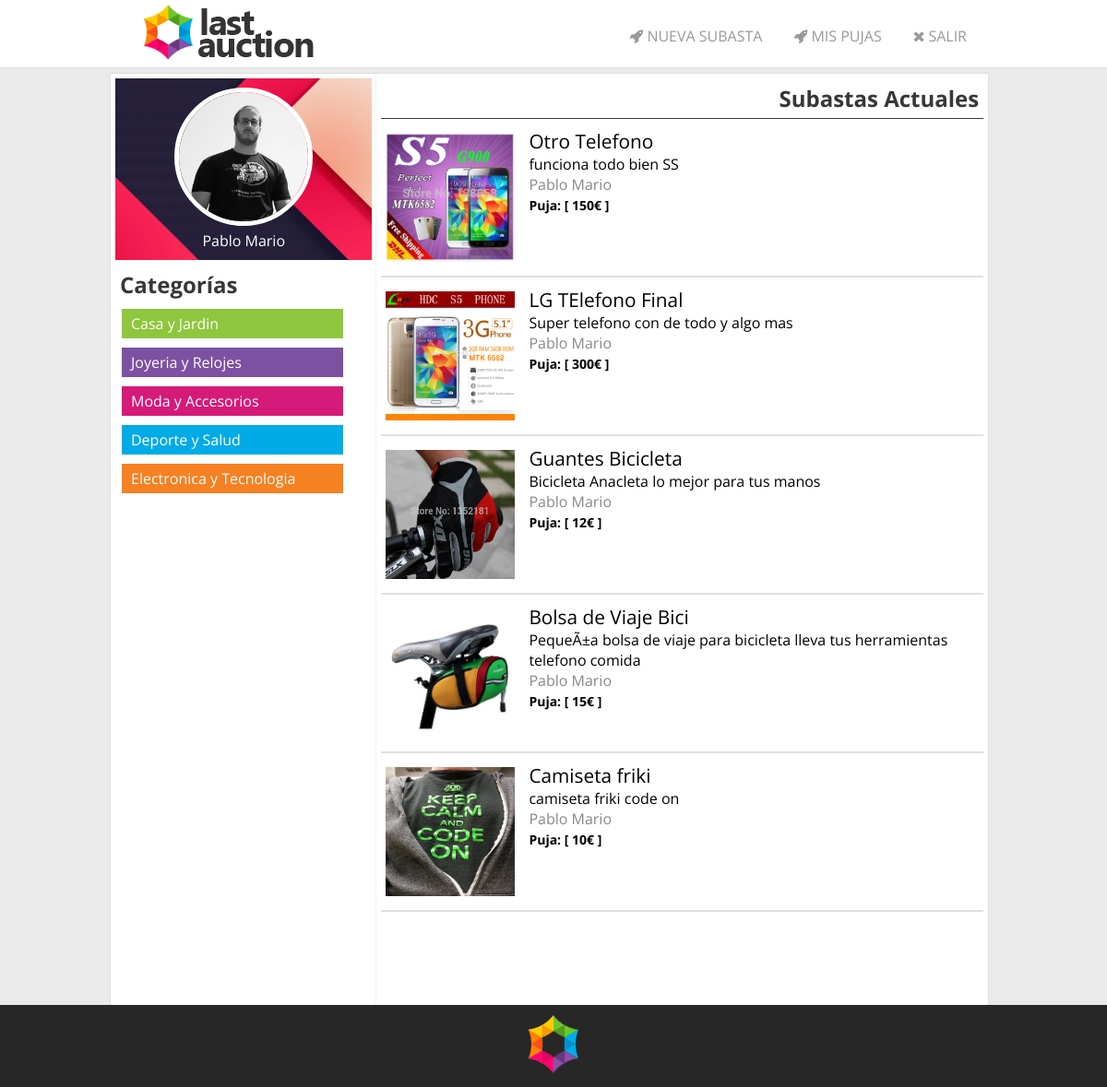
The app's page /subastas.php (signed in) with its own data.
### tables this page shows
CREATE TABLE IF NOT EXISTS `imagenes` (
  `id` int(10) unsigned NOT NULL AUTO_INCREMENT,
  `producto` int(10) unsigned NOT NULL,
  `imagen` varchar(100) NOT NULL,
  PRIMARY KEY (`id`)
);

CREATE TABLE IF NOT EXISTS `productos` (
  `id` int(10) unsigned NOT NULL AUTO_INCREMENT,
  `titulo` varchar(45) NOT NULL,
  `descripcion` varchar(300) NOT NULL,
  `preciominimo` int(10) unsigned NOT NULL,
  `compradirecta` int(10) unsigned NOT NULL,
  `fechainicial` int(10) unsigned NOT NULL,
  `fechafin` int(10) unsigned NOT NULL,
  `estado` int(1) unsigned NOT NULL,
  `usuario` int(10) unsigned NOT NULL,
  PRIMARY KEY (`id`)
);

CREATE TABLE IF NOT EXISTS `usuarios` (
  `id` int(10) unsigned NOT NULL AUTO_INCREMENT,
  `email` varchar(60) NOT NULL,
  `nombre` varchar(45) NOT NULL,
  `direccion` varchar(100) NOT NULL,
  `contrasena` varchar(100) NOT NULL,
  PRIMARY KEY (`id`)
);

### php/funciones.php (the view, shortened to what this page needs)
<?php
	function listarSubastas(){
		$conexion=conexion();
  		$now=strtotime(date("Y-m-d h:i"));
		$sql = "select * from productos where estado > 0 and fechafin >".$now.";";
		if($resultado = $conexion->query($sql)){
			while ($row = $resultado->fetch_array(MYSQLI_ASSOC)) {
				echo '<article>';
				$queryImagen = "select * from imagenes where producto = ".$row['id']." ";
				if($resultadoImagen = $conexion->query($queryImagen)){
					while($rowImagen = $resultadoImagen->fetch_array(MYSQLI_ASSOC)){
						$urlImagen = substr($rowImagen['imagen'], 1);
						echo '<a href="solo.php?='.$row['id'].'"><img src='.$urlImagen.' /></a>';
					}
				}
				echo '<div class="datosProducto">';
				echo '<a href="solo.php?='.$row['id'].'">'.$row['titulo'].'</a>';
				echo '<p>'.$row['descripcion'].'</p>';
				$queryUsuario = 'select nombre from usuarios where id='.$row['usuario'].';';
				if($resultadoUsuario =  $conexion->query($queryUsuario)){
					if($rowUsuario = $resultadoUsuario->fetch_array()){
						echo '<p class="vendedor">'.$rowUsuario[0].'</p>';
					}
				}
				echo '<p><span>Puja: [ '.$row['preciominimo'].'€ ]</span></p>';
				echo '</div>';
				echo '</article>';
			}
		}
	}
?>

### css/estilo.css (style rules this page uses)
* { margin: 0px; padding: 0px; font-family: 'Open Sans', sans-serif; transition: .3s; }
body { background: #EAEAEA; }

### css/estiloProductos.css (style rules this page uses)
section article { padding-bottom: 10px; margin-top: 10px; width: 100%; min-height: 150px; border-bottom: 2px solid #E0E0E0; }
section article img { float: left; height: 140px; width: 140px; margin: 5px; }
section article .datosProducto { float: left; padding-left: 10px; width: 490px; }
section article .datosProducto a { font-size: 1.3em; text-decoration: none; color: inherit; }
section article .datosProducto span { font-weight: bold; font-size: 14px; }
section article .datosProducto .vendedor { color: #888888; }

### records on screen
productos: titulo "Otro Telefono", descripcion "funciona todo bien SS", usuarios.nombre "Pablo Mario", preciominimo "150"
imagenes: imagen (picture)
productos: titulo "LG TElefono Final", descripcion "Super telefono con de todo y algo mas", usuarios.nombre "Pablo Mario", preciominimo "300"
imagenes: imagen (picture)
productos: titulo "Guantes Bicicleta", descripcion "Bicicleta Anacleta lo mejor para tus manos", usuarios.nombre "Pablo Mario", preciominimo "12"
imagenes: imagen (picture)
productos: titulo "Bolsa de Viaje Bici", descripcion "PequeÃ±a bolsa de viaje para bicicleta lleva tus herramientas telefono comida", usuarios.nombre "Pablo Mario", preciominimo "15"
imagenes: imagen (picture)
productos: titulo "Camiseta friki", descripcion "camiseta friki code on", usuarios.nombre "Pablo Mario", preciominimo "10"
imagenes: imagen (picture)

### other values on screen
$_SESSION['nombre'] "Pablo Mario"
